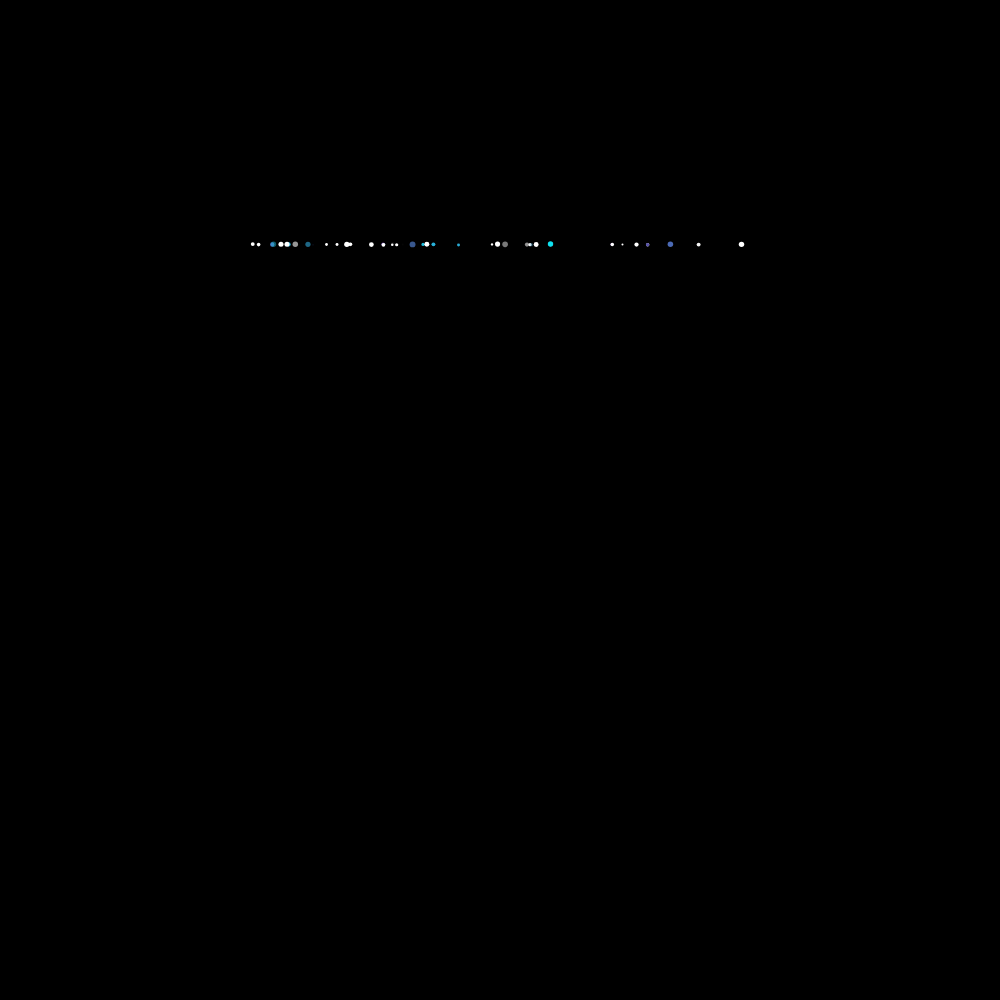
Frame 1 (no input)
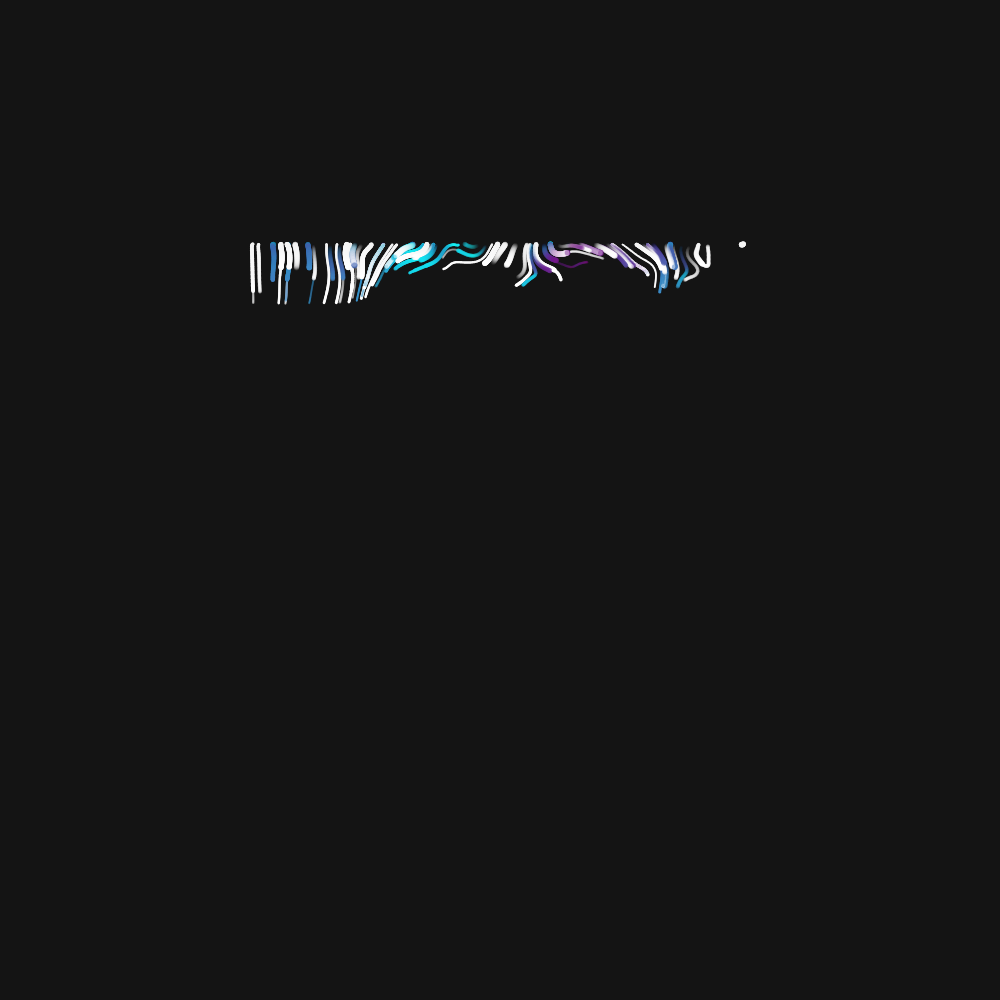
Frame 60 (no input)
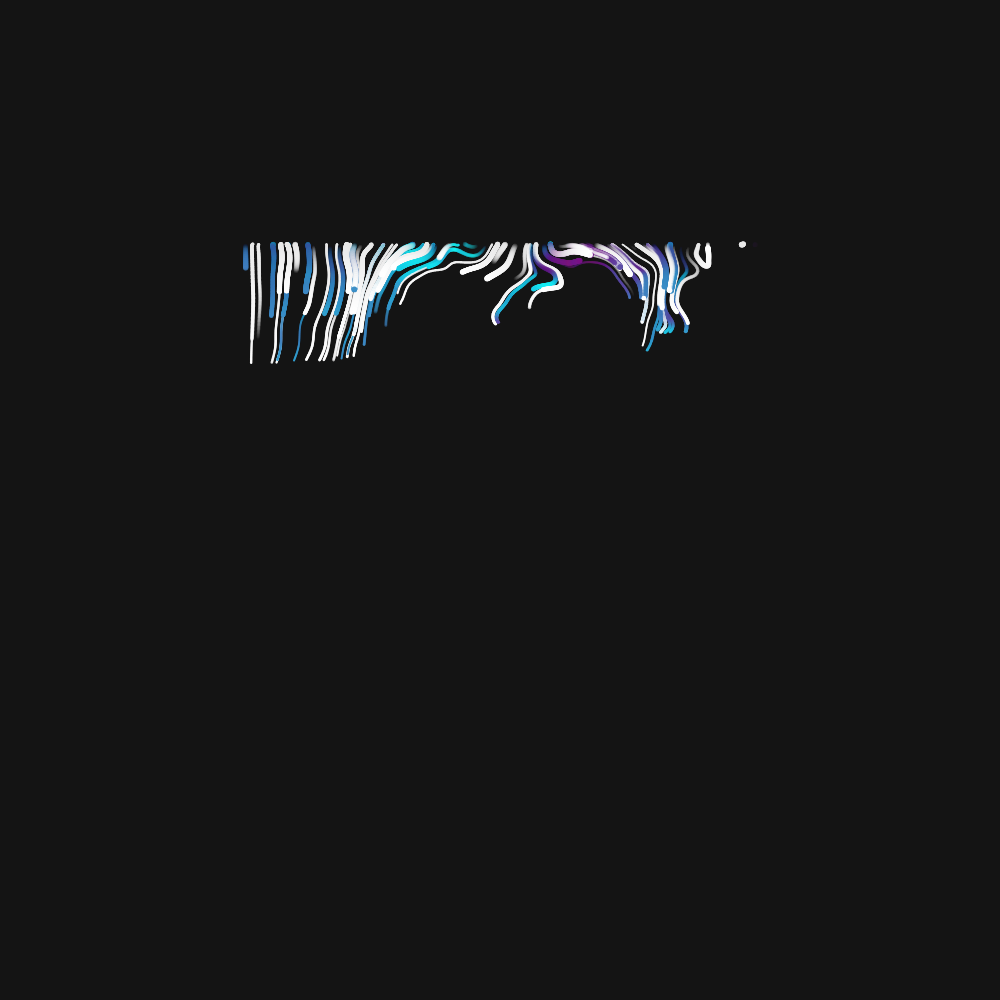
Frame 120 (the mouse pressed at the canvas centre since frame 60)

The p5.js sketch that drew these frames (run headless with seeded random() and noise() and a simulated clock; from frame 60 on, the mouse is pressed at the canvas centre):

// p5.js sketch
// ── sketch.js
// This sketch borrows heavily from yasai's perlin noise sketch
// Tony R. 2018

var seed = "openprocessing";
var nums;
var maxLife = 10;
var noiseScale = 200;
var simulationSpeed = 0.2;
var fadeFrame = 0;

var padding_top = 100;
var padding_side = 100;
var inner_square = 512;

var particles = [];
var backgroundColor;
var color_from;
var color_to;

function setup() {
  randomSeed(seed);
  noiseSeed(seed);
  nums = 100;

  backgroundColor = color(20, 20, 20);
  //color_from = color('black');
  //color_to = color('white');
  color_from = color('purple');
  color_to = color('cyan');

  //createCanvas(windowWidth, windowHeight);
  createCanvas(windowHeight, windowHeight);
  background(backgroundColor);

  noStroke();
  smooth();

  padding_top = (height - inner_square) / 2;
  padding_side = (width - inner_square) / 2;

  for (var i = 0; i < nums; i++) {
    var p = new Particle();
    p.pos.x = random(padding_side, width - padding_side);
    p.pos.y = padding_top;
    particles[i] = p;
  }

  background(color(0));
  fill(color(255));
}

function draw() {

  ++fadeFrame;
  if (fadeFrame % 5 == 0) {

    blendMode(DIFFERENCE);
    fill(1, 1, 1);
    rect(0, 0, width, height);

    blendMode(LIGHTEST);
    //blendMode(DARKEST); //looks terrible. stutters
    fill(backgroundColor);
    rect(0, 0, width, height);
  }

  blendMode(BLEND);

  for (var i = 0; i < nums; i++) {
    var iterations = map(i, 0, nums, 5, 1);
    var radius = map(i, 0, nums, 2, 6);

    particles[i].move(iterations);
    particles[i].checkEdge();

    var alpha = 255;

    var particle_heading = particles[i].vel.heading() / PI;
    if (particle_heading < 0) {
      particle_heading *= -1;
    }
    var particle_color = lerpColor(particles[i].color1, particles[i].color2, particle_heading);

    var fade_ratio; //TODO
    fade_ratio = min(particles[i].life * 5 / maxLife, 1);
    fade_ratio = min((maxLife - particles[i].life) * 5 / maxLife, fade_ratio);

    fill(red(particle_color), green(particle_color), blue(particle_color), alpha * fade_ratio);
    particles[i].display(radius);
  }
}






function Particle() {
  // member properties and initialization
  this.vel = createVector(0, 0);
  this.pos = createVector(random(0, width), random(0, height));
  this.life = random(0, maxLife);
  this.flip = int(random(0, 2)) * 2 - 1;
  this.color1 = this.color2 = color('white');

  if (int(random(3)) == 1) {
    //this.color1 = color('palegreen');
    //this.color2 = color('cyan');
    this.color1 = color_from;
    this.color2 = color_to;
  }

  // member functions
  this.move = function (iterations) {
    if ((this.life -= 0.01666) < 0)
      this.respawnTop();
    while (iterations > 0) {

      var transition = map(this.pos.x, padding_side, width - padding_side, 0, 1);
      var angle = noise(this.pos.x / noiseScale, this.pos.y / noiseScale) * transition * TWO_PI * noiseScale;
      //var transition = map(this.pos.y, height/5, height-padding_top, 0, 1, true);
      //var angle = HALF_PI;
      //angle += (noise(this.pos.x/noiseScale, this.pos.y/noiseScale)-0.5)*transition*TWO_PI*noiseScale/66;

      this.vel.x = cos(angle);
      this.vel.y = sin(angle);
      this.vel.mult(simulationSpeed);
      this.pos.add(this.vel);
      --iterations;
    }
  }

  this.checkEdge = function () {
    if (this.pos.x > width - padding_side ||
      this.pos.x < padding_side ||
      this.pos.y > height - padding_top ||
      this.pos.y < padding_top) {
      this.respawnTop();
    }
  }

  this.respawn = function () {
    this.pos.x = random(0, width);
    this.pos.y = random(0, height);
    this.life = maxLife;
  }

  this.respawnTop = function () {
    this.pos.x = random(padding_side, width - padding_side);
    this.pos.y = padding_top;
    this.life = maxLife;
    //this.color1 = lerpColor(color('white'), color_from, (this.pos.x-padding_side)/inner_square);
    //this.color2 = lerpColor(color('white'), color_to, (this.pos.x-padding_side)/inner_square);
  }

  this.display = function (r) {
    ellipse(this.pos.x, this.pos.y, r, r);
  }
}
